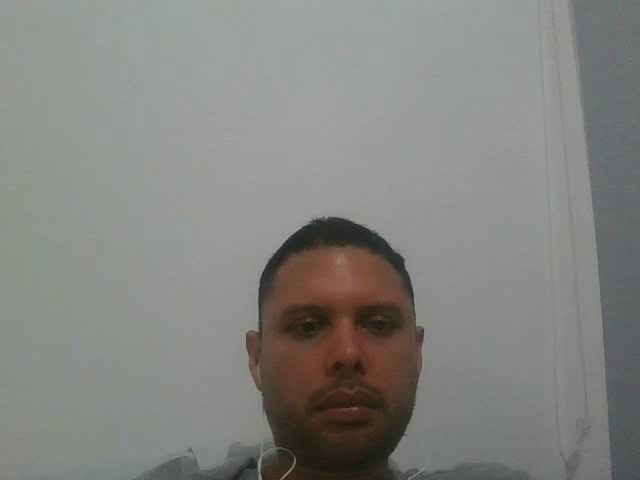
#> input picture frame 49 of 24-09-2022-23-23-43.mp4, 640 x 480 px, given in place of the camera
$ python tutorial.py
#> lines starting #> are read from the running program, lines starting #| are printed output that depends on the picture; after the words box and inside, x2 and y2 are one past the last pixel; in counts of white or black regions, pixels touching at a corner belong together
from turtle import width
import cv2
import time
import datetime

cap = cv2.VideoCapture(0)

face_cascade = cv2.CascadeClassifier(cv2.data.haarcascades + "haarcascade_frontalface_default.xml")  # face detection
body_cascade = cv2.CascadeClassifier(cv2.data.haarcascades + "haarcascade_fullbody.xml")  # face detection

detection = False
# record only when face is detected
detection_stopped_time = None
timer_started = False
SECONDS_TO_RECORD_AFTER_DETECTION = 5

# need the frame size to be record
frame_size = (int(cap.get(3)), int(cap.get(4)))
# four character code for my video
fourcc = cv2.VideoWriter_fourcc(*"mp4v")
out = cv2.VideoWriter("video.mp4", fourcc, 20, frame_size)
while True:
  # read by frame
    _, frame = cap.read()
#> frame is the input picture: shape (480, 640, 3); mean B, G, R 128.4, 132.9, 131.7

    gray = cv2.cvtColor(frame, cv2.COLOR_BGR2GRAY)
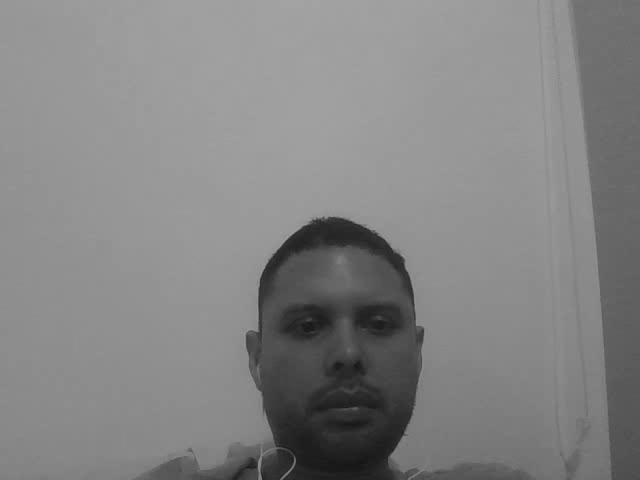
#> gray: shape (480, 640); min 21, max 163, mean 131.9
    faces = face_cascade.detectMultiScale(gray, 1.3, 5)
#> faces = [[252, 254, 184, 184]]
    bodies = face_cascade.detectMultiScale(gray, 1.3, 5)
#> bodies = [[252, 254, 184, 184]]

    # record if there are faces or bodies
    if len(faces) + len(bodies) > 0:
        if detection:
            timer_started = False
        else:
            detection = True
            current_time = datetime.datetime.now().strftime("%d-%m-%Y-%H-%M-%S")
            out = cv2.VideoWriter(f"{current_time}.mp4", fourcc, 20, frame_size)
            print("Started Recording!")
    elif detection:
        if timer_started:
            if time.time() - detection_stopped_time >= SECONDS_TO_RECORD_AFTER_DETECTION:
                detection = False
                timer_started = False
                out.release()
                print("Stop Recording!")
            else:
                timer_started = True
                detection_stopped_time = time.time() # we could use datetime but time is better in this time

    if detection:
        out.write(frame)

    for (x, y, width, height) in faces:
        cv2.rectangle(frame, (x, y), (x + width, y + height), (255, 0, 0), 3) # drawing an image over frame
#> this loop made 1 pass
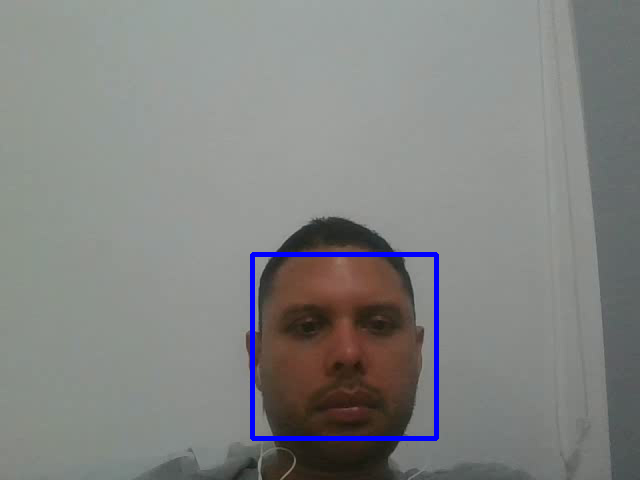
#> frame: shape (480, 640, 3); 1.19% of pixels changed, all inside (x1, y1, x2, y2) = (250, 252, 439, 441)
    #for (x, y, width, height) in bodies:
    #    cv2.rectangle(frame, (x, y), (x + width, y + height), (255, 0, 0), 3) # drawing an image over frame

    cv2.imshow("Jack's Camera", frame) # Video frame name and what it´s going to show

    if cv2.waitKey(1) == ord('q'):
#> (key q is pressed here)
        break;


out.release()
# release cpu resources
cap.release()
cv2.destroyAllWindows()

$ run again, starting later in the video
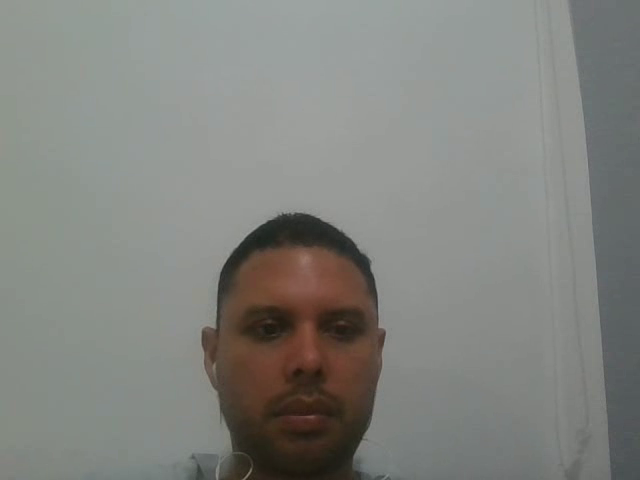
#> input picture frame 395 of 24-09-2022-23-23-43.mp4, 640 x 480 px, given in place of the camera
#> frame is the input picture: shape (480, 640, 3); mean B, G, R 127, 131.5, 130.2
#> `gray = cv2.cvtColor(frame, cv2.COLOR_BGR2GRAY)`:
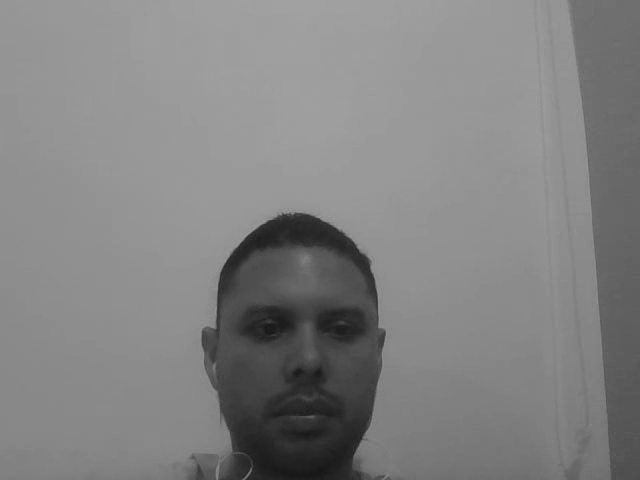
#> gray: shape (480, 640); min 22, max 161, mean 130.5
#> faces = [[210, 255, 187, 187]]
#> the loop `for (x, y, width, height) in faces:` made 1 pass
#> after the loop `for (x, y, width, height) in faces:`:
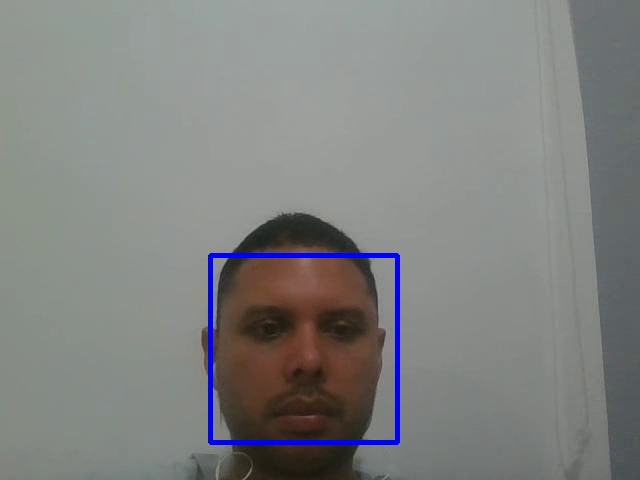
#> frame: shape (480, 640, 3); 1.21% of pixels changed, all inside (x1, y1, x2, y2) = (208, 253, 400, 445)
